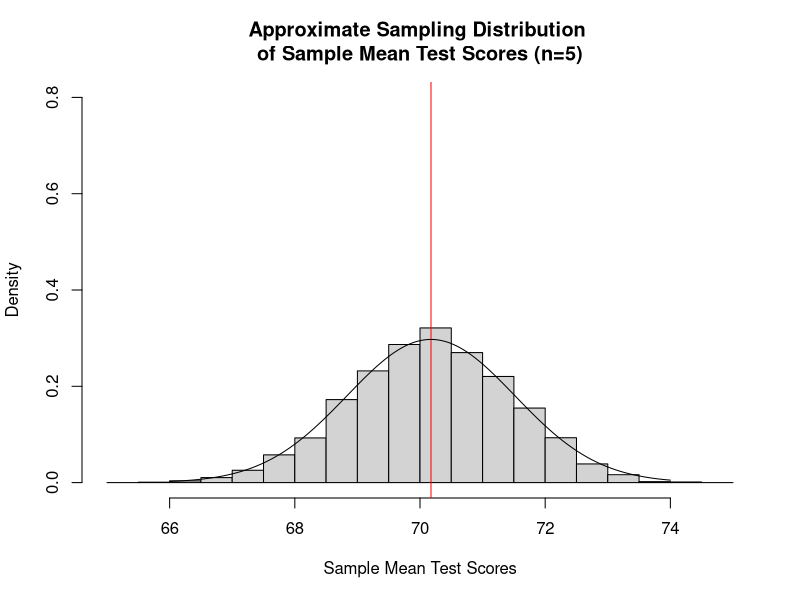
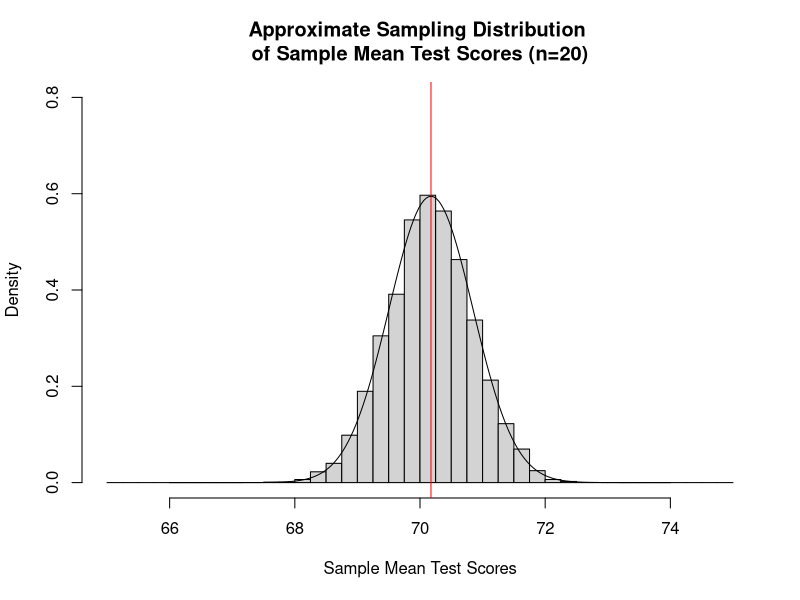

The R script that drew these images, in order:
# Activity 7.1B

# Generate a population of 60 test scores from normal distribution (mean=70, sd=2.5)
x <- rnorm(60,70,2.5)

# Take 4 random samples of size 5 and record the sample means
y <- replicate(4, sample(x, size=5, replace=FALSE))
apply(y, 2, mean)

# 1. 
## Simulate 5000 samples of 5 students and record the sample means
sp <- replicate(5000,sample(x, size=5, replace=FALSE))
spmeans <- apply(sp,2,mean)

## Plot the histogram of the 5000 sample means. The area of each bar in the histogram represents the percent of simulated samples whose sample means are within a particular class.
# Uncomment the line below if you want to place juxtapose two histograms in a 2 by 1 layout
# par(mfrow=c(2,1))
hist(spmeans, probability = TRUE, breaks=seq(65,75,0.5),ylim=c(0,0.8),
     main = "Approximate Sampling Distribution \nof Sample Mean Test Scores (n=5)", xlab="Sample Mean Test Scores")
## Add a vertical red line to represent the true pop. mean.
abline(v=mean(x), col="red")

### define function for population standard deviation
sdp <- function(x){
  n <- length(x)
  a <- sd(x)*sqrt((n-1)/n)
  return(a)
}

## Superimpose normal curve that approximates the sampling distribution of the sample mean test scores
v <- seq(66,74,length=200)
lines(v,dnorm(v,mean=mean(x), sd=sdp(x)/sqrt(5)))

# 5.
## Find the percentage of simulated samples whose sample means of 5 tests are <= 68.
sum(spmeans < 68)/length(spmeans)

# Extra:
## Show that increasing the sample size decreases the variability of the statistic
## Simulate 5000 samples of 5 students and record the sample means
sp20 <- replicate(5000,sample(x, size=20, replace=TRUE))
spmeans20 <- apply(sp20,2,mean)
hist(spmeans20, probability = TRUE, breaks=seq(65,75,0.25), ylim=c(0,0.8),
     main = "Approximate Sampling Distribution \nof Sample Mean Test Scores (n=20)", xlab="Sample Mean Test Scores")
## Red vertical line = true pop. mean
abline(v=mean(x), col="red")
## Superimpose normal curve that approximates the sampling distribution of the sample mean test scores
v <- seq(66,74,length=200)
lines(v,dnorm(v,mean=mean(x), sd=sdp(x)/sqrt(20)))

# Notice that replace=TRUE in the sample() function above, since n=20 is greater than 10% of the population size (N=60).
# Find out what happens if you change replace to FALSE.
